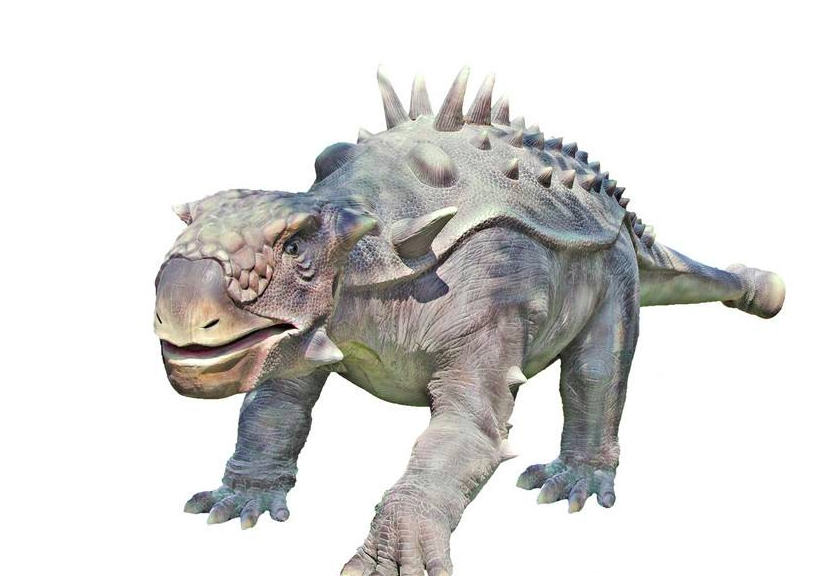
#> input picture Python_OpenCV/ch6/dinosour.jpg, 835 x 576 px
$ python 6_13_crop.py --image dinosour.jpg
#> lines starting #> are read from the running program, lines starting #| are printed output that depends on the picture

# -*- coding: utf-8 -*-
import numpy as np
import argparse
import cv2


# 构造解析器解析参数
ap =argparse.ArgumentParser()
ap.add_argument("-i","--image",required=True,help="Path to the image")
args = vars(ap.parse_args())

#加载图像并且显示它
image = cv2.imread(args["image"])
#> image is the input picture: shape (576, 835, 3); mean B, G, R 216.5, 217.9, 218.9
cv2.imshow("Original",image)


# 裁剪图像就使用阵列切片一样简单
# 在NumPy 让我们切割恐龙的脸
# 在 Y  30 -120  X 240 - 355 位置
# 根据实际 我修改了一下大小 cropped = image[30:600,40:300]

cropped = image[30:600,40:300]
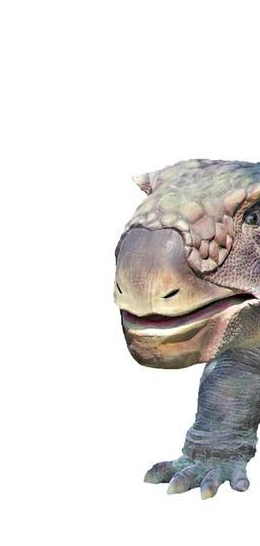
#> cropped: shape (546, 260, 3); mean B, G, R 223.6, 225.1, 227.4
cv2.imshow("T-Rex Face",cropped)
cv2.waitKey(0)
